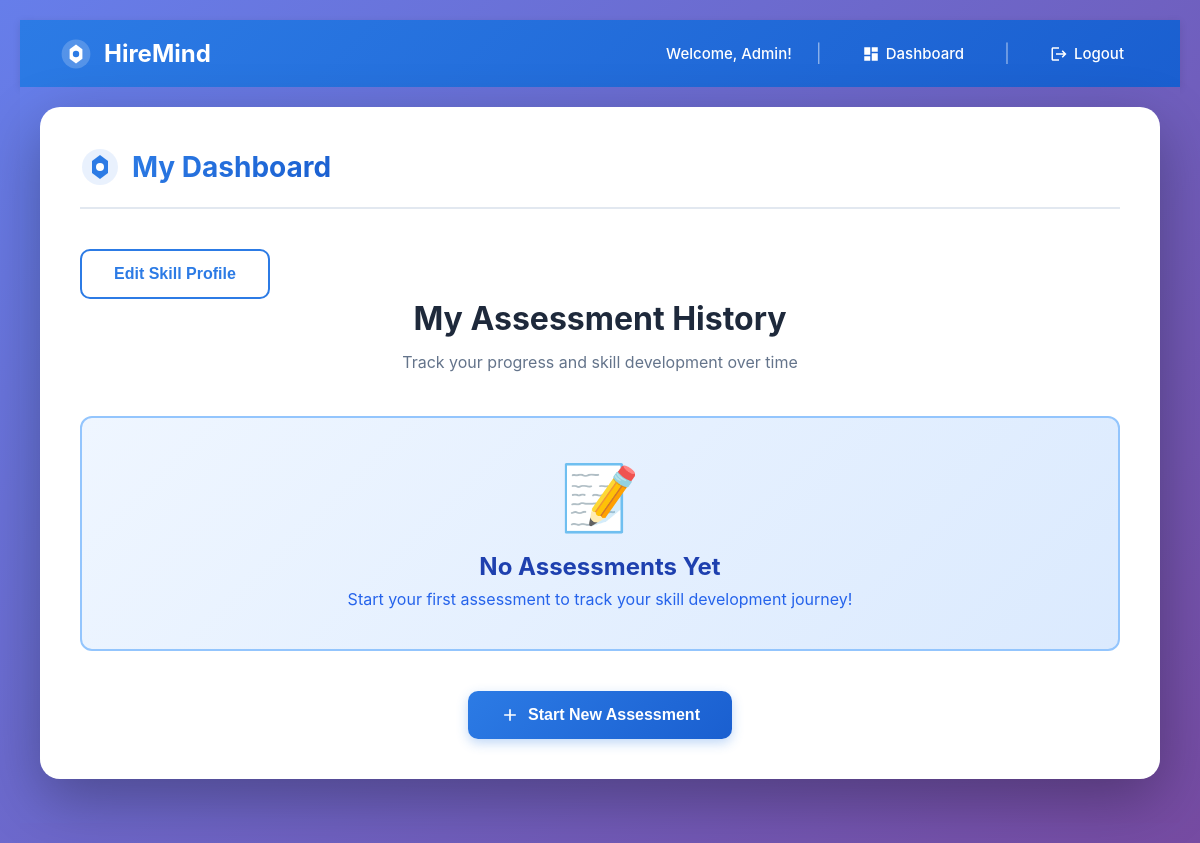
The page /dashboard (signed in) on the database as committed earlier.
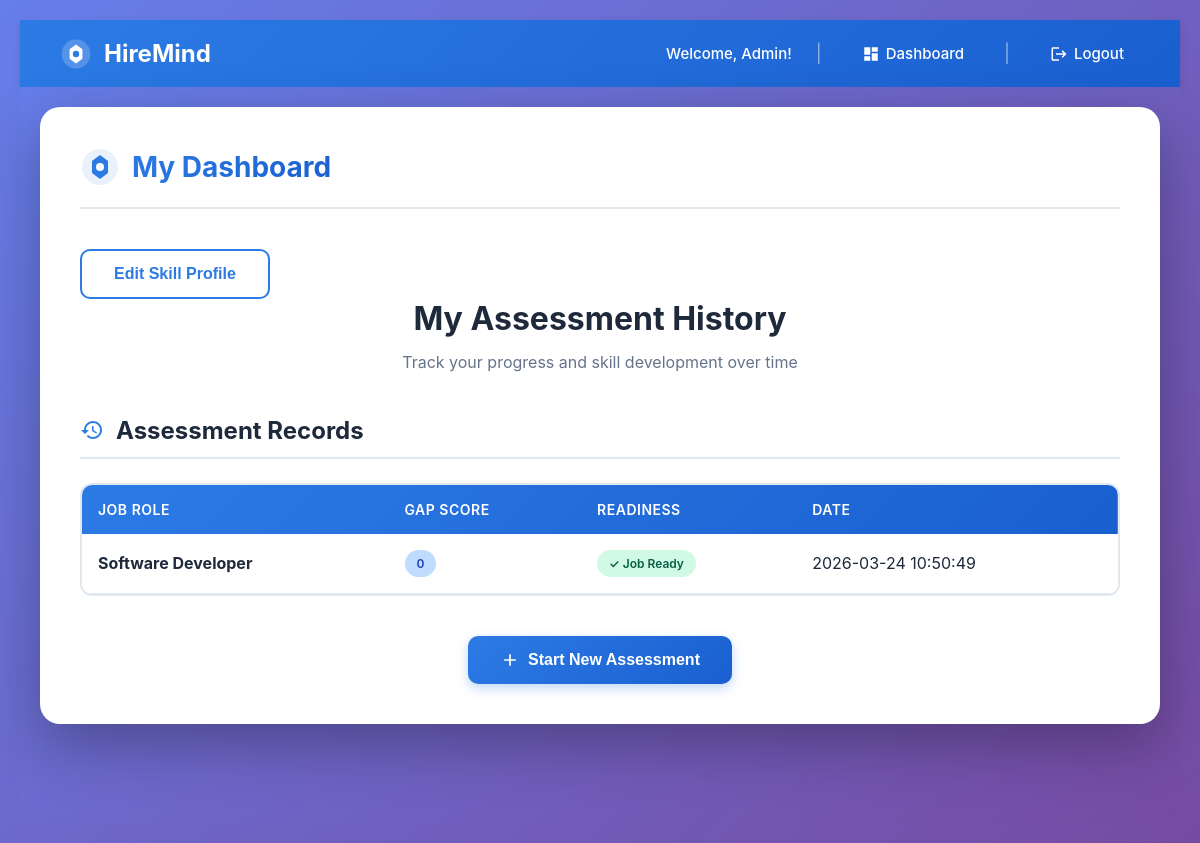
The same page on the database as committed later.
### tables this page shows
CREATE TABLE assessments (
            id INTEGER PRIMARY KEY AUTOINCREMENT,
            user_id INTEGER,
            job_role TEXT,
            total_gap INTEGER,
            readiness TEXT,
            created_at TEXT,
            FOREIGN KEY (user_id) REFERENCES users(id)
        );

### app.py (the view)
@app.route('/dashboard')
def dashboard():
    if 'user_id' not in session:
        return redirect(url_for('login'))
    conn = sqlite3.connect("hiremind.db")
    cursor = conn.cursor()
    cursor.execute("""
        SELECT id, job_role, total_gap, readiness, created_at
        FROM assessments
        WHERE user_id = ?
        ORDER BY created_at DESC
    """, (session['user_id'],))
    assessments = cursor.fetchall()
    conn.close()
    return render_template('dashboard.html', assessments=assessments)

### templates/dashboard.html (shortened to what this page needs)
{% extends "base.html" %}
{% block content %}
<head>
    <link rel="stylesheet" href="{{ url_for('static', filename='style.css') }}">
</head>
<div style="padding: 20px;">
    <div class="container">
        <div class="header">
            <div class="logo">
                <svg width="40" height="40" viewBox="0 0 40 40" fill="none">
                    <circle cx="20" cy="20" r="18" fill="#2C7BE5" opacity="0.1"/>
                    <path d="M20 8L28 14V26L20 32L12 26V14L20 8Z" fill="#2C7BE5"/>
                    <circle cx="20" cy="20" r="4" fill="white"/>
                </svg>
                <h1>My Dashboard</h1>
            </div>
        </div>
        <button onclick="window.location.href='/edit_skills'" class="btn-secondary">
        Edit Skill Profile
        </button>
        <div class="content-header">
            <h2>My Assessment History</h2>
            <p class="subtitle">Track your progress and skill development over time</p>
        </div>
        {% if assessments %}
        <div class="section">
            <h3 class="section-title">
                <svg width="24" height="24" viewBox="0 0 24 24" fill="currentColor">
                    <path d="M13 3c-4.97 0-9 4.03-9 9H1l3.89 3.89.07.14L9 12H6c0-3.87 3.13-7 7-7s7 3.13 7 7-3.13 7-7 7c-1.93 0-3.68-.79-4.94-2.06l-1.42 1.42C8.27 19.99 10.51 21 13 21c4.97 0 9-4.03 9-9s-4.03-9-9-9zm-1 5v5l4.28 2.54.72-1.21-3.5-2.08V8H12z"/>
                </svg>
                Assessment Records
            </h3>
            <div class="table-container">
                <table class="modern-table">
                    <thead>
                        <tr>
                            <th>Job Role</th>
                            <th>Gap Score</th>
                            <th>Readiness</th>
                            <th>Date</th>
                        </tr>
                    </thead>
                    <tbody>
                        {% for a in assessments %}
                        <tr onclick="window.location.href='/assessment/{{ a[0] }}'" style="cursor:pointer;">
                            <td><strong>{{ a[1] }}</strong></td>
                            <td><span class="level-badge level-2">{{ a[2] }}</span></td>
                            <td>
                                <span class="status-badge {% if 'Job Ready' in a[3] %}status-Strong{% elif 'Almost' in a[3] %}status-Weak{% else %}status-Missing{% endif %}">
                                    {% if 'Job Ready' in a[3] %}✓
                                    {% elif 'Almost' in a[3] %}!
                                    {% else %}✗
                                    {% endif %}
                                    {{ a[3] }}
                                </span>
                            </td>
                            <td>{{ a[4] }}</td>
                        </tr>
                        {% endfor %}
                    </tbody>
                </table>
            </div>
        </div>
        {% else %}
        <div class="success-message" style="background: linear-gradient(135deg, #eff6ff 0%, #dbeafe 100%); border-color: #93c5fd;">
            <div class="success-icon">📝</div>
            <h4 style="color: #1e40af;">No Assessments Yet</h4>
            <p style="color: #2563eb;">Start your first assessment to track your skill development journey!</p>
        </div>
        {% endif %}
        <div class="button-container">
            <button onclick="window.location.href='/'" class="btn-primary">
                <svg width="20" height="20" viewBox="0 0 24 24" fill="currentColor">
                    <path d="M19 13h-6v6h-2v-6H5v-2h6V5h2v6h6v2z"/>
                </svg>
                Start New Assessment
            </button>
        </div>
    </div>
</div>
{% endblock %}

Rows that differ between the two databases and show on the page:
now on this page (row edited): assessments: job_role "Software Developer", total_gap "0", readiness "Job Ready", created_at "2026-03-24 10:50:49"
Other text that changed with them:
text no longer shown: "📝 No Assessments Yet Start your first assessment to track your skill development journey!"
text now shown: "Assessment Records JOB ROLE GAP SCORE READINESS DATE"
